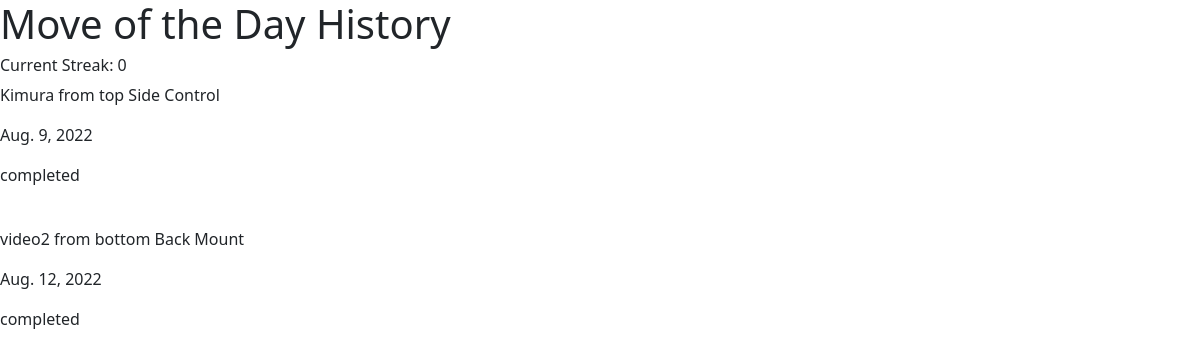
Page /move-of-the-day-history/ (signed in) on the earlier database version.
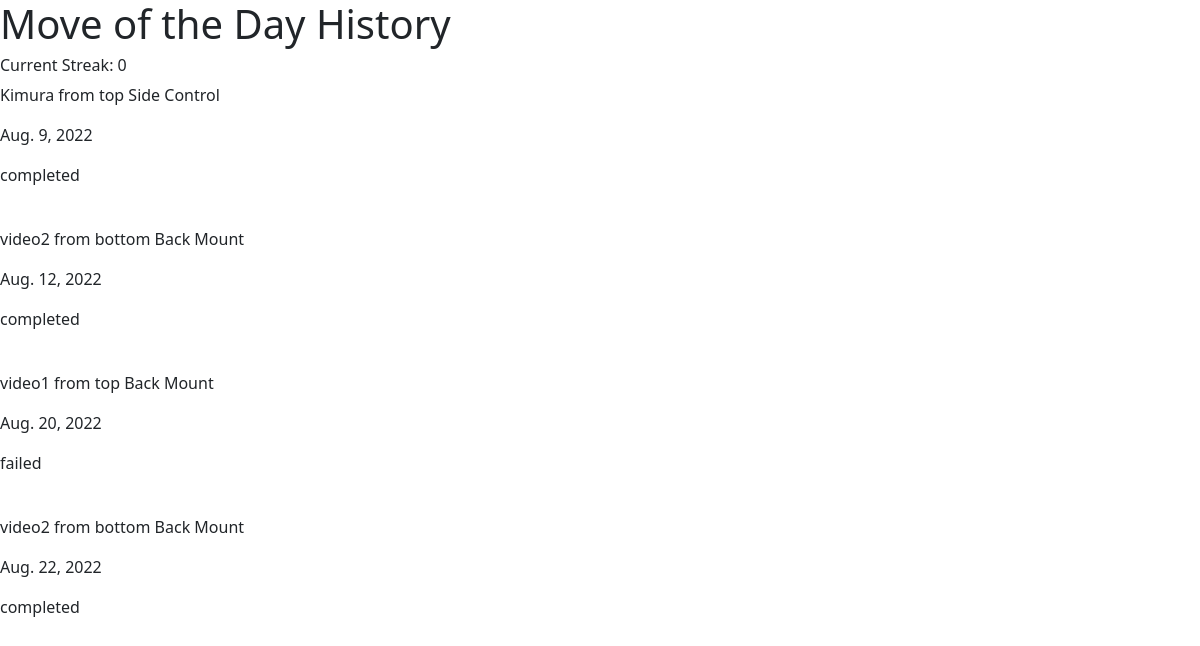
Same page on the later database version.
### bjjtracker/models.py (models this page shows, shortened)
class MOTD(models.Model):
    technique = models.ForeignKey(Technique, on_delete=models.CASCADE)
    user = models.ForeignKey(User, on_delete=models.CASCADE)
    date = models.DateField(auto_now=True)
    completed = models.BooleanField(default=False)
    class Meta:
        unique_together=['date','user']

class Technique(models.Model):
    TOP_BOTTOM = (
        ('top', 'top'),
        ('bottom', 'bottom'),
    )
    name = models.CharField(max_length=100)
    position = models.ForeignKey(Position, on_delete=models.CASCADE)
    topBottom = models.CharField(max_length=10, choices=TOP_BOTTOM, blank=True)
    user = models.ForeignKey(User, on_delete=models.CASCADE)
    tags = models.ManyToManyField('Tag', blank=True)
    date = models.DateTimeField(auto_now=True)
    steps = models.TextField(null=True, blank=True)
    details = models.TextField(null=True, blank=True)
    comments = models.TextField(null=True, blank=True)
    video = models.FileField(null=True, blank=True)
    id = models.UUIDField(default=uuid.uuid4, unique=True, primary_key=True, editable=False)
    def __str__(self):
        return "".join((self.name, " from ", self.topBottom, " ", self.position.name))

class Position(models.Model):
    name = models.CharField(primary_key=True, max_length=100)
    concepts = models.TextField(null=True, blank=True)

### bjjtracker/views.py (the view)
# urls.py: path('move-of-the-day-history/', views.moveOfTheDayHistory, name='move-of-the-day-history'),
@login_required(login_url='login')
def moveOfTheDayHistory(request):
    user = request.user
    objects = MOTD.objects.filter(user=user).order_by('date')
    streak = getCurrentStreak(request)
    context = {'objects':objects, 'streak':streak}
    return render(request, 'bjjtracker/motd_history.html', context)

### bjjtracker/helpers.py (called while the page is built)
def getCurrentStreak(request):
    user = request.user
    current_streak = 0
    today = datetime.date.today()
    compareDate = today + datetime.timedelta(1)
    dates = list(MOTD.objects.values("date").filter(user=user, date__lte = today, completed=True).order_by("-date"))
    for date in dates:
        date = date['date']
        delta = compareDate - date
        if delta.days == 1: # Keep the streak going!
            current_streak += 1
            compareDate = date
        elif delta.days == 0: # Don't bother increasing the day if there's multiple ones on the same day
            pass
        else:
            break
    return current_streak

### bjjtracker/templates/bjjtracker/motd_history.html
{% extends 'main.html' %}
{% block content %}
<h1>Move of the Day History</h1>
<h6>Current Streak: {{ streak }}</h6>
{% for obj in objects %}
    <p>{{ obj.technique }}</p>
    <p>{{ obj.date }}</p>
    <p>
        {% if obj.completed %}
        completed
        {% else %}
        failed
        {% endif %}
    </p>
    <br>
{% endfor %}
{% endblock %}

Differences in the rows shown:
added MOTD: technique "video1 from top Back Mount", date "Aug. 20, 2022", completed "failed"
added MOTD: technique "video2 from bottom Back Mount", date "Aug. 22, 2022", completed "completed"
